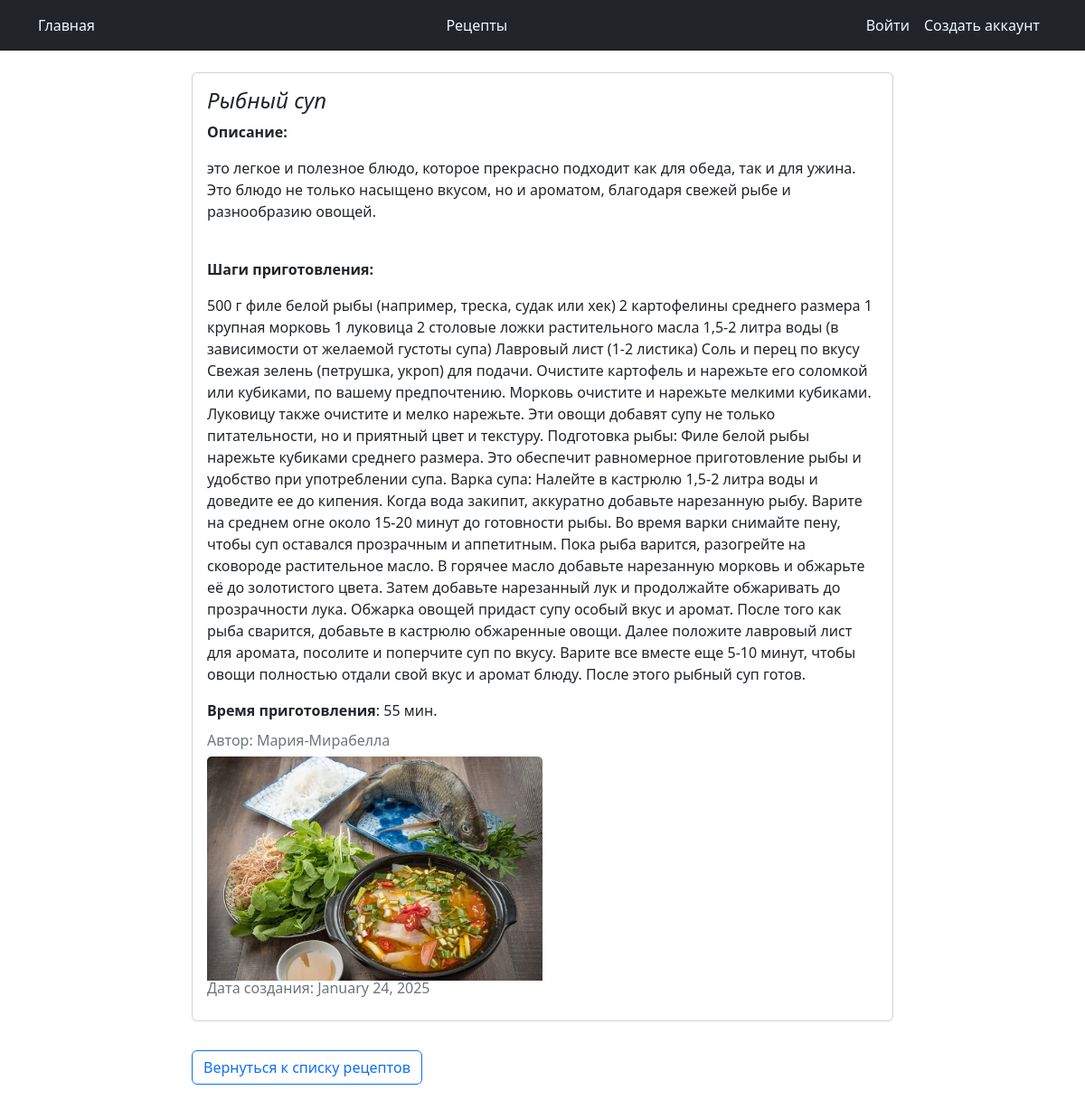
Screenshot of /recipe/list/13/ with the database file from the repository.
### recipesapp/models.py (models this page shows, shortened)
class Recipe(models.Model):
    class Meta:
        verbose_name = "Recipe"
        ordering = ['-title', 'created_at']
    title = models.CharField(max_length=150)
    description = models.TextField()
    steps_of_cooking = models.TextField()
    time_for_cooking = models.IntegerField(default=15)
    author = models.ForeignKey(User, on_delete=models.PROTECT)
    created_at = models.DateTimeField(auto_now_add=True)
    updated_at = models.DateTimeField(auto_now=True)
    archived = models.BooleanField(default=False)
    photo = models.ImageField(null=True,  blank=True, upload_to=recipe_photo_directory_path)

### recipesapp/views.py (the view)
# urls.py: path('list/<int:pk>/', RecipeDetailsView.as_view(), name='recipe_details'),
class RecipeDetailsView(DetailView):
    template_name = "recipesapp/recipe-details.html"
    model = Recipe
    context_object_name = "recipe"

### recipesapp/templates/recipesapp/recipe-details.html (shortened to what this page needs)
<!DOCTYPE html>
{% extends "recipesapp/base.html" %}
{% load static %}
    {% block content %}
    <div class="card mb-3">
      <div class="card-body">
        <h4 class="card-title"> <em>{{ recipe.title }}</em></h4>
        <p class="card-text"><b>Описание:</b></p>
        <p> {{ recipe.description }}</p>
        <br>
        <p class="card-text"><b>Шаги приготовления:</b></p>
        <p>{{ recipe.steps_of_cooking }}</p>
        <p class="card-text"><b>Время приготовления</b>: {{ recipe.time_for_cooking }} мин.</p>
        <h6 class="card-subtitle mb-2 text-muted">Автор: {{ recipe.author }}</h6>
      {% if recipe.photo %}
        <div>
            <img class="card-img-top" style="width:50%" src="{{ recipe.photo.url }}" alt="">
        </div>
      {% else %}
        <p class="card-text" style="color:red"><em><b>К сожалению, фото рецепта отсутствует.</b></em></p>
      {% endif %}
      <div>
        <p class="card-subtitle mb-2 text-muted" style="color:grey">Дата создания: {{ recipe.created_at|date:"F d, Y" }}</p>
      </div>
     </div>
    </div>
    {% if object.author == user or user.is_staff %}
      <div class="form-group py-3">
        <a class="btn btn-outline-info" href="{% url 'recipesapp:recipe_update' pk=recipe.pk %}">Изменить рецепт</a>
      </div>
      <div class="form-group py-3">
        <a class="btn btn-outline-danger" href="{% url 'recipesapp:recipe_delete' pk=recipe.pk %}">Удалить рецепт</a>
      </div>
      <div class="form-group py-3">
        <a class="btn btn-outline-primary" href="{% url 'recipesapp:list' %}">Вернуться к списку рецептов</a>
      </div>
    {% else %}
    <div class="form-group py-3">
      <a class="btn btn-outline-primary" href="{% url 'recipesapp:list' %}">Вернуться к списку рецептов</a>
    </div>
    {% endif %}
    {% endblock %}

### rows the page displays
Recipe: title "Рыбный суп", description "это легкое и полезное блюдо, которое прекрасно подходит как для обеда, так и для ужина. Это блюдо не только насыщено вкусом, но и ароматом, благодаря свежей рыбе и разнообразию овощей.", steps_of_cooking "500 г филе белой рыбы (например, треска, судак или хек) 2 картофелины среднего размера 1 крупная морковь 1 луковица 2 столовые ложки растительного масла 1,5-2 литра воды (в зависимости от желаемой густоты супа) Лавровый лист (1-2 листика) Соль и перец по вкусу Свежая зелень (петрушка, укроп) для подачи. Очистите картофель и нарежьте его соломкой или кубиками, по вашему предпочтению. Морковь очистите и нарежьте мелкими кубиками. Луковицу также очистите и мелко нарежьте. Эти овощи добавят супу не только питательности, но и приятный цвет и текстуру. Подготовка рыбы: Филе белой рыбы нарежьте кубиками среднего размера. Это обеспечит равномерное приготовление рыбы и удобство при употреблении…", time_for_cooking "55", author "Мария-Мирабелла", photo (picture), created_at "January 24, 2025"
